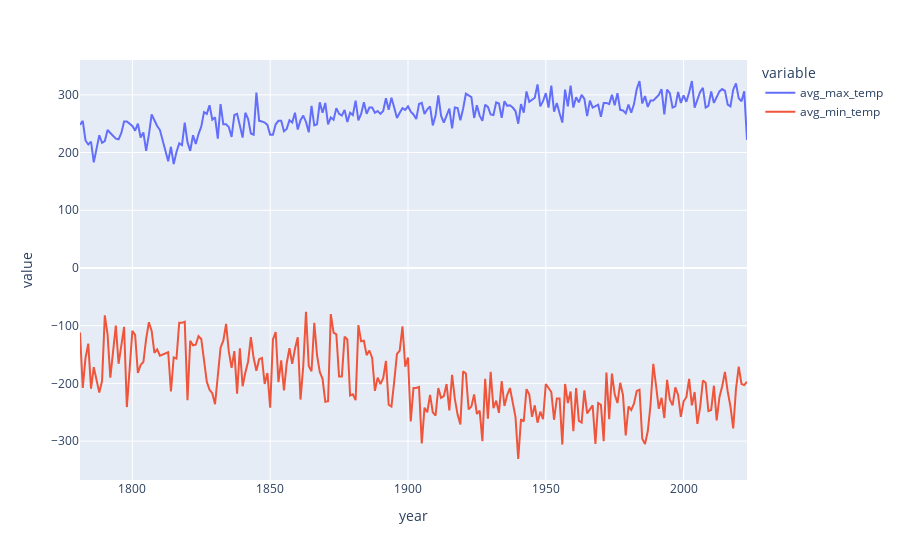

The code cell stored with this chart in its notebook:
### Code cell
fig = px.line(data5, x='year', y=['avg_max_temp','avg_min_temp'])
fig.show()
#fig.write_html("line_multi.html")

### Figure 1 — Plotly figure (JSON) as saved in the notebook; plotly's stock layout.template omitted (floating-point values rounded to 4 significant figures; data arrays with more than 128 entries replaced by an {"elided": "..."} marker saying what was removed)
{"data": [{"hovertemplate": "variable=avg_max_temp<br>year=%{x}<br>value=%{y}<extra></extra>", "legendgroup": "avg_max_temp", "line": {"color": "#636efa", "dash": "solid"}, "marker": {"symbol": "circle"}, "mode": "lines", "name": "avg_max_temp", "orientation": "v", "showlegend": true, "type": "scatter", "x": {"elided": "238 int values"}, "xaxis": "x", "y": {"elided": "238 int values"}, "yaxis": "y"}, {"hovertemplate": "variable=avg_min_temp<br>year=%{x}<br>value=%{y}<extra></extra>", "legendgroup": "avg_min_temp", "line": {"color": "#EF553B", "dash": "solid"}, "marker": {"symbol": "circle"}, "mode": "lines", "name": "avg_min_temp", "orientation": "v", "showlegend": true, "type": "scatter", "x": {"elided": "238 int values"}, "xaxis": "x", "y": {"elided": "238 int values"}, "yaxis": "y"}], "layout": {"legend": {"title": {"text": "variable"}, "tracegroupgap": 0}, "margin": {"t": 60}, "xaxis": {"anchor": "y", "domain": [0, 1], "title": {"text": "year"}}, "yaxis": {"anchor": "x", "domain": [0, 1], "title": {"text": "value"}}}}
